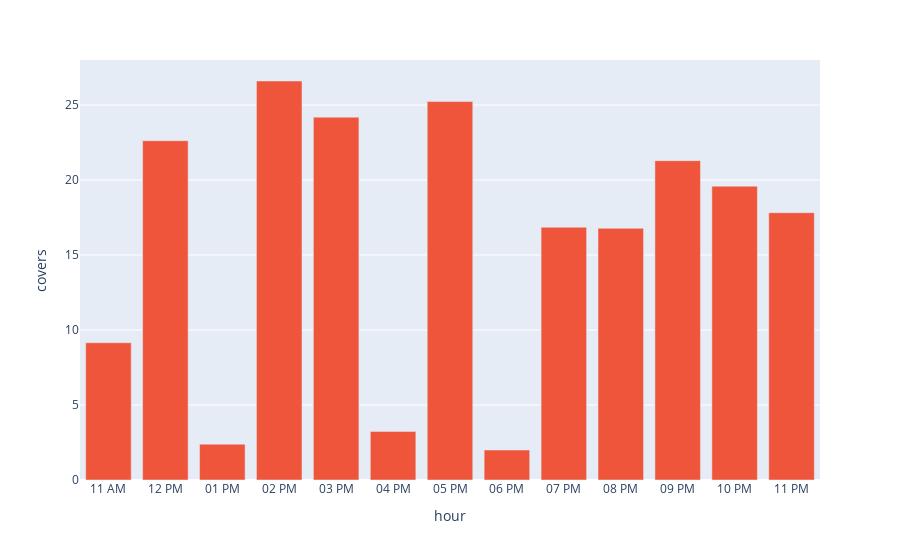

Notebook code cell kept with this figure:
### Code cell
fig = px.bar(hourly_revenue, x='hour', y='covers', color_discrete_map = {'y':'#8A1B20'})
fig.show()
fig.write_html('../assets/plotly_covers_bar.html')

### Figure 1 — Plotly figure (JSON) as saved in the notebook; plotly's stock layout.template omitted (floating-point values rounded to 4 significant figures)
{"data": [{"alignmentgroup": "True", "hovertemplate": "hour=%{x}<br>covers=%{y}<extra></extra>", "legendgroup": "", "marker": {"color": "#EF553B"}, "name": "", "offsetgroup": "", "orientation": "v", "showlegend": false, "textposition": "auto", "type": "bar", "x": ["11 AM", "12 PM", "01 PM", "02 PM", "03 PM", "04 PM", "05 PM", "06 PM", "07 PM", "08 PM", "09 PM", "10 PM", "11 PM"], "xaxis": "x", "y": [9.15, 22.62, 2.39, 26.6, 24.19, 3.24, 25.23, 2, 16.85, 16.78, 21.29, 19.59, 17.82], "yaxis": "y"}], "layout": {"barmode": "relative", "legend": {"tracegroupgap": 0}, "margin": {"t": 60}, "xaxis": {"anchor": "y", "domain": [0, 1], "title": {"text": "hour"}}, "yaxis": {"anchor": "x", "domain": [0, 1], "title": {"text": "covers"}}}}
